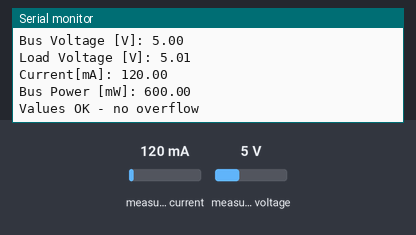
A sketch run on a simulated ESP32. Shown: the last lines printed to the serial monitor. The test bench sets the inputs (shaded band); at power-on: measured current 120 mA, measured voltage 5 V.

Above: at 1.2 s.
1.3 s: measured current set to 500 mA
At 4.7 s:
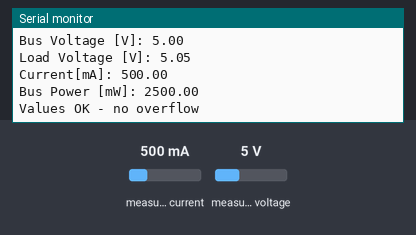
6.2 s: measured voltage set to 0.3 V
At 6.8 s:
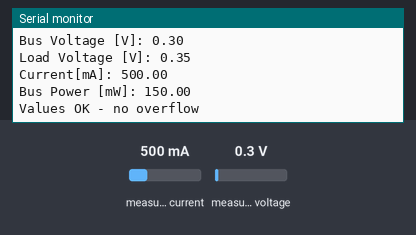
7.7 s: measured current set to 40 mA
At 10.0 s:
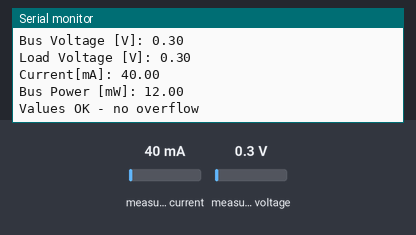
Timing chart, 0 to 11.5 s (numbered marks = the images above; inputs shaded):
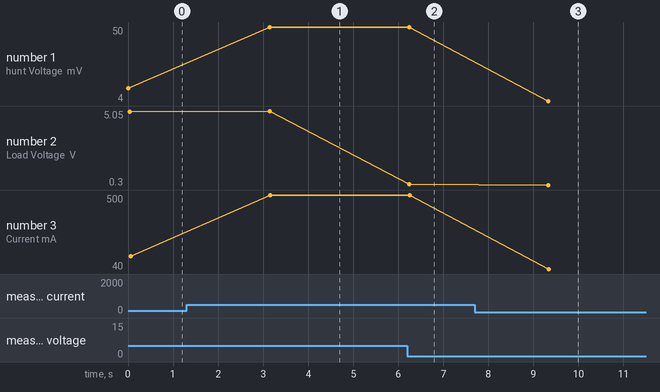

The sketch:

Stromsensor.ino
```cpp
#include <Wire.h>
#include <INA219_WE.h>
#define I2C_ADDRESS 0x40
/* There are several ways to create your INA219 object:
 * INA219_WE ina219 = INA219_WE()              -> uses Wire / I2C Address = 0x40
 * INA219_WE ina219 = INA219_WE(ICM20948_ADDR) -> uses Wire / I2C_ADDRESS
 * INA219_WE ina219 = INA219_WE(&wire2)        -> uses the TwoWire object wire2 / I2C_ADDRESS
 * INA219_WE ina219 = INA219_WE(&wire2, I2C_ADDRESS) -> all together
 * Successfully tested with two I2C busses on an ESP32
 */
INA219_WE ina219 = INA219_WE(I2C_ADDRESS);
void setup() {
  Serial.begin(9600);
  Wire.begin();
  if(!ina219.init()){
    Serial.println("INA219 not connected!");
  }
  /* Set ADC Mode for Bus and ShuntVoltage
  * Mode *            * Res / Samples *       * Conversion Time *
  BIT_MODE_9        9 Bit Resolution             84 µs
  BIT_MODE_10       10 Bit Resolution            148 µs
  BIT_MODE_11       11 Bit Resolution            276 µs
  BIT_MODE_12       12 Bit Resolution            532 µs  (DEFAULT)
  SAMPLE_MODE_2     Mean Value 2 samples         1,06 ms
  SAMPLE_MODE_4     Mean Value 4 samples         2,13 ms
  SAMPLE_MODE_8     Mean Value 8 samples         4,26 ms
  SAMPLE_MODE_16    Mean Value 16 samples        8,51 ms
  SAMPLE_MODE_32    Mean Value 32 samples        17,02 ms
  SAMPLE_MODE_64    Mean Value 64 samples        34,05 ms
  SAMPLE_MODE_128   Mean Value 128 samples       68,10 ms
  */
  //ina219.setADCMode(SAMPLE_MODE_128); // choose mode and uncomment for change of default

  /* Set measure mode
  POWER_DOWN - INA219 switched off
  TRIGGERED  - measurement on demand
  ADC_OFF    - Analog/Digital Converter switched off
  CONTINUOUS  - Continuous measurements (DEFAULT)
  */
  // ina219.setMeasureMode(CONTINUOUS); // choose mode and uncomment for change of default

  /* Set PGain
  * Gain *  * Shunt Voltage Range *   * Max Current *
   PG_40       40 mV                    0,4 A
   PG_80       80 mV                    0,8 A
   PG_160      160 mV                   1,6 A
   PG_320      320 mV                   3,2 A (DEFAULT)
  */
  // ina219.setPGain(PG_320); // choose gain and uncomment for change of default

  /* Set Bus Voltage Range
   BRNG_16   -> 16 V
   BRNG_32   -> 32 V (DEFAULT)
  */
  // ina219.setBusRange(BRNG_32); // choose range and uncomment for change of default
  Serial.println("INA219 Current Sensor Example Sketch - Continuous");
  /* If the current values delivered by the INA219 differ by a constant factor
     from values obtained with calibrated equipment you can define a correction factor.
     Correction factor = current delivered from calibrated equipment / current delivered by INA219
  */
  // ina219.setCorrectionFactor(0.98); // insert your correction factor if necessary

}
void loop() {
  float shuntVoltage_mV = 0.0;
  float loadVoltage_V = 0.0;
  float busVoltage_V = 0.0;
  float current_mA = 0.0;
  float power_mW = 0.0;
  bool ina219_overflow = false;

  shuntVoltage_mV = ina219.getShuntVoltage_mV();
  busVoltage_V = ina219.getBusVoltage_V();
  current_mA = ina219.getCurrent_mA();
  power_mW = ina219.getBusPower();
  loadVoltage_V  = busVoltage_V + (shuntVoltage_mV/1000);
  ina219_overflow = ina219.getOverflow();

  Serial.print("Shunt Voltage [mV]: "); Serial.println(shuntVoltage_mV);
  Serial.print("Bus Voltage [V]: "); Serial.println(busVoltage_V);
  Serial.print("Load Voltage [V]: "); Serial.println(loadVoltage_V);
  Serial.print("Current[mA]: "); Serial.println(current_mA);
  Serial.print("Bus Power [mW]: "); Serial.println(power_mW);
  if(!ina219_overflow){
    Serial.println("Values OK - no overflow");
  }
  else{
    Serial.println("Overflow! Choose higher PGAIN");
  }
  Serial.println();

  delay(3000);
}
```

Measured:
- after the input at 1.3 s, the serial monitor: prints a new line after 1.8 s (image 1)
- after the input at 6.2 s, the serial monitor: prints a new line at once (image 2)
- after the input at 7.7 s, the serial monitor: prints a new line after 1.6 s (image 3)
- plotted number 1: 12 → 50 after the input at 1.3 s, 50 → 4 after the input at 7.7 s
- plotted number 2: 5.01 → 5.05 after the input at 1.3 s, 5.05 → 0.35 after the input at 6.2 s
- plotted number 3: 120 → 500 after the input at 1.3 s, 500 → 40 after the input at 7.7 s
